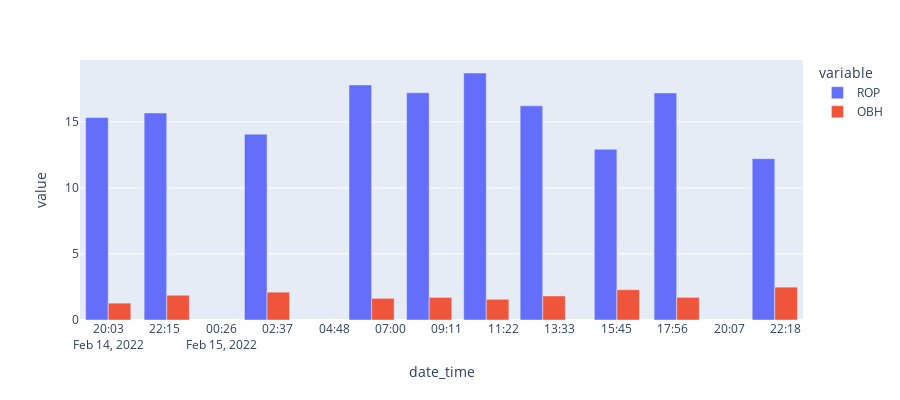

The code cell stored with this chart in its notebook:
### Code cell
data_load = pd.read_csv("C:\\Users\\irsya\\Downloads\\KS ORKA_SMP AAE-08_ActivitySummary.csv")


data_load['Stand Group_Pred_Shift'] = data_load['Stand Group_Pred'].shift(1)
data_load = data_load[data_load['LABEL_SubActivity']=='Connection']
data_load = data_load.dropna(subset=['Stand Group_Pred_Shift'])
data_load = data_load[data_load['Stand Meterage (m) (Drilling)']!=0]
data_load['ROP'] = data_load['Stand Meterage (m) (Drilling)'] / (data_load['Stand On Bottom Hours']/60)
data_load['OBH'] = (data_load['Stand On Bottom Hours']/60)


df = px.data.tips()
fig = px.bar(data_load, x="date_time", y=['ROP','OBH'] ,
              barmode='group',
             height=400)
fig.show()

### Figure 1 — Plotly figure (JSON) as saved in the notebook; plotly's stock layout.template omitted (floating-point values rounded to 4 significant figures)
{"data": [{"alignmentgroup": "True", "hovertemplate": "variable=ROP<br>date_time=%{x}<br>value=%{y}<extra></extra>", "legendgroup": "ROP", "marker": {"color": "#636efa", "pattern": {"shape": ""}}, "name": "ROP", "offsetgroup": "ROP", "orientation": "v", "showlegend": true, "textposition": "auto", "type": "bar", "x": ["2022-02-14 20:03:46", "2022-02-14 22:19:46", "2022-02-15 02:13:02", "2022-02-15 06:16:09", "2022-02-15 08:30:01", "2022-02-15 10:42:50", "2022-02-15 12:54:06", "2022-02-15 15:46:33", "2022-02-15 18:05:34", "2022-02-15 21:53:40"], "xaxis": "x", "y": [15.33, 15.67, 14.06, 17.79, 17.2, 18.7, 16.21, 12.92, 17.18, 12.21], "yaxis": "y"}, {"alignmentgroup": "True", "hovertemplate": "variable=OBH<br>date_time=%{x}<br>value=%{y}<extra></extra>", "legendgroup": "OBH", "marker": {"color": "#EF553B", "pattern": {"shape": ""}}, "name": "OBH", "offsetgroup": "OBH", "orientation": "v", "showlegend": true, "textposition": "auto", "type": "bar", "x": ["2022-02-14 20:03:46", "2022-02-14 22:19:46", "2022-02-15 02:13:02", "2022-02-15 06:16:09", "2022-02-15 08:30:01", "2022-02-15 10:42:50", "2022-02-15 12:54:06", "2022-02-15 15:46:33", "2022-02-15 18:05:34", "2022-02-15 21:53:40"], "xaxis": "x", "y": [1.276, 1.875, 2.106, 1.639, 1.71, 1.568, 1.821, 2.292, 1.714, 2.486], "yaxis": "y"}], "layout": {"barmode": "group", "height": 400, "legend": {"title": {"text": "variable"}, "tracegroupgap": 0}, "margin": {"t": 60}, "xaxis": {"anchor": "y", "domain": [0, 1], "title": {"text": "date_time"}}, "yaxis": {"anchor": "x", "domain": [0, 1], "title": {"text": "value"}}}}
